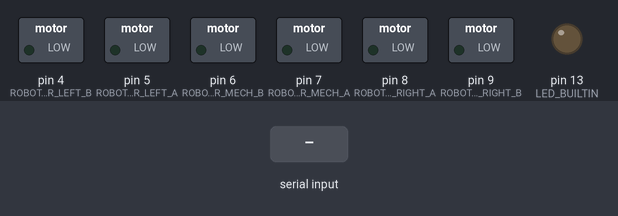
Recording of a sketch running on a simulated Arduino Mega 2560, built with avr-gcc and run on an emulated ATmega2560. Shown: switched loads named in the sketch (green lamp = pin HIGH), output pins drawn as LEDs (lit = HIGH). Inputs (shaded band) come from the test bench. What the sketch prints to the serial monitor is not drawn.

Above: at 2.0 s.
2.1 s: "g" received over Serial
At 3.5 s:
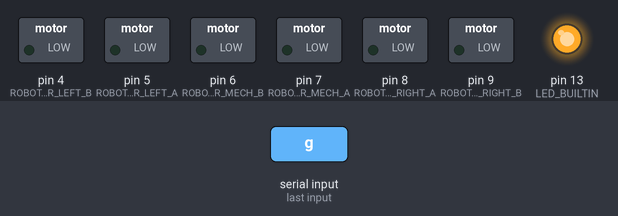
Timing chart, 0 to 5.5 s (numbered marks = the images above; inputs shaded):
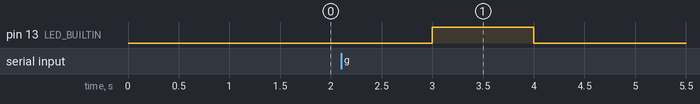

Measured:
- after the input at 2.1 s, pin 13 (LED_BUILTIN): LOW → HIGH after 0.90 s, → LOW 1.0 s later

The sketch:

serial.ino
```cpp
// #include <Encoder.h>

#define ROBOT_MOTOR_RIGHT_A 8
#define ROBOT_MOTOR_RIGHT_B 9
#define ROBOT_MOTOR_LEFT_A 5
#define ROBOT_MOTOR_LEFT_B 4
#define ROBOT_MOTOR_MECH_A 7
#define ROBOT_MOTOR_MECH_B 6

// Encoder motor1(2, 3);
// Encoder motor2(18, 19);
// Encoder motor3(20, 21);

float oldPosition_motor1  = -999;
float oldPosition_motor2  = -999;
float oldPosition_motor3  = -999;

void setup() {
  pinMode(LED_BUILTIN, OUTPUT);
  pinMode(ROBOT_MOTOR_RIGHT_A, OUTPUT);
  pinMode(ROBOT_MOTOR_RIGHT_B, OUTPUT);
  pinMode(ROBOT_MOTOR_LEFT_A, OUTPUT);
  pinMode(ROBOT_MOTOR_LEFT_B, OUTPUT);
  pinMode(ROBOT_MOTOR_MECH_A, OUTPUT);
  pinMode(ROBOT_MOTOR_MECH_B, OUTPUT);
  Serial.begin(115200);
  Serial.println("<Arduino is ready>");

  analogWrite(ROBOT_MOTOR_MECH_A, 0);
  analogWrite(ROBOT_MOTOR_MECH_B, 0);
  analogWrite(ROBOT_MOTOR_RIGHT_A, 0);
  analogWrite(ROBOT_MOTOR_RIGHT_B, 0);
  analogWrite(ROBOT_MOTOR_LEFT_A, 0);
  analogWrite(ROBOT_MOTOR_LEFT_B, 0);
}

void loop() {

	analogWrite(ROBOT_MOTOR_MECH_A, 0);
	analogWrite(ROBOT_MOTOR_MECH_B, 0);
	digitalWrite(LED_BUILTIN, LOW);
	delay(1000);
	// digitalWrite(LED_BUILTIN, HIGH);
	// int incomingByte = Serial.read();
	// while (incomingByte != 'g') {
	//	incomingByte = Serial.read();
	// }
	// Serial.println('y');
	// digitalWrite(LED_BUILTIN, LOW);
 	if (Serial.available()) {
		// digitalWrite(LED_BUILTIN, HIGH);
		char in = Serial.read();
		if (in == 'g'){
		     digitalWrite(LED_BUILTIN, HIGH);
		}
		// Serial.println(in);
	}

	// Serial.println("yeet");
	analogWrite(ROBOT_MOTOR_MECH_A, 0);
	analogWrite(ROBOT_MOTOR_MECH_B, 0);
	delay(1000);
	// delay(50);

	// Serial.print('y');
//  analogWrite(ROBOT_MOTOR_RIGHT_A, 130);
//  analogWrite(ROBOT_MOTOR_RIGHT_B, 0);
//  analogWrite(ROBOT_MOTOR_LEFT_A, 130);
//  analogWrite(ROBOT_MOTOR_LEFT_B, 0);
//  analogWrite(ROBOT_MOTOR_MECH_A, 130);
//  analogWrite(ROBOT_MOTOR_MECH_B, 0);
// analogWrite(ROBOT_MOTOR_RIGHT_A, 0);
//  analogWrite(ROBOT_MOTOR_RIGHT_B, 0);
//  analogWrite(ROBOT_MOTOR_LEFT_A, 0);
//  analogWrite(ROBOT_MOTOR_LEFT_B, 0);
//  analogWrite(ROBOT_MOTOR_MECH_A, 0);
//  analogWrite(ROBOT_MOTOR_MECH_B, 0);
//
//  float newPosition_motor1 = motor1.read();
//  float newPosition_motor2 = motor2.read();
//  float newPosition_motor3 = motor3.read();
//
//  if (newPosition_motor1 != oldPosition_motor1) {
//    oldPosition_motor1 = newPosition_motor1;
//    Serial.print("Motor 1 position: ");
//    Serial.println(newPosition_motor1);
//  }

  //if (newPosition_motor2 != oldPosition_motor2) {
  //  oldPosition_motor2 = newPosition_motor2;
   // Serial.print("Motor 2 position: ");
    //Serial.println(newPosition_motor2);
  //}

  //if (newPosition_motor3 != oldPosition_motor3) {
   // oldPosition_motor3 = newPosition_motor3;
   // Serial.print("Motor 3 position: ");
    //Serial.println(newPosition_motor3);
  //}
}
```
